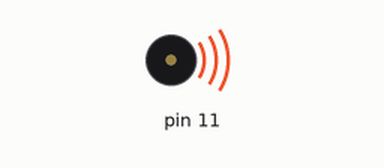
Simulated run of this sketch. Board: Arduino Uno, built with avr-gcc and run on an emulated ATmega328P. Shown: buzzer (waves = sounding).

Above: at 0.2 s.
Timing chart, 0 to 5.2 s (numbered marks = the images above):
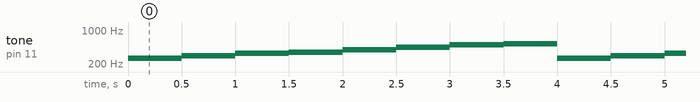

The sketch:

buzzer_tone.ino
```cpp
void setup() {
  pinMode(11, OUTPUT);

}

void loop() {
  tone(11, 262);
  delay(500);

  tone(11, 294);
  delay(500);

  tone(11, 330);
  delay(500);

  tone(11, 349);
  delay(500);

  tone(11, 392);
  delay(500);

  tone(11, 440);
  delay(500);

  tone(11, 493);
  delay(500);

  tone(11, 523);
  delay(500);
}
```

Measured:
- by itself, tone on pin 11: repeats every 4.0 s: 294 Hz 0.50 s, 330 Hz 0.50 s, 349 Hz 0.50 s, 392 Hz 0.50 s, 440 Hz 0.50 s, 493 Hz 0.50 s, 523 Hz 0.50 s, 262 Hz 0.50 s
